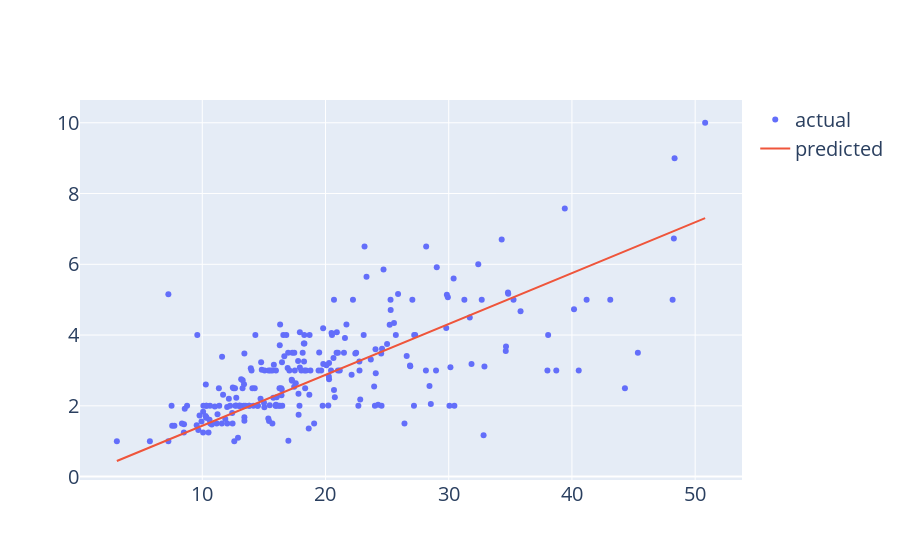

The notebook cell saved with this chart:
### Code cell
# summarize how good the model is
import plotly.graph_objects as go
fig = go.Figure()
fig.add_trace(go.Scatter(x=data['total_bill'], y = data['tip'],
                         mode = 'markers', name = 'actual'))
fig.add_trace(go.Scatter(x=data['total_bill'], y = data['prediction'],
                         mode = 'lines', name = 'predicted'))
fig.update_layout(font_size = 20)
# note: overlaying two plots on one pair of axes requires us to use this sort of code

### Figure 1 — Plotly figure (JSON) as saved in the notebook; plotly's stock layout.template omitted (floating-point values rounded to 4 significant figures; data arrays with more than 128 entries replaced by an {"elided": "..."} marker saying what was removed)
{"data": [{"mode": "markers", "name": "actual", "type": "scatter", "x": {"elided": "244 float values"}, "y": {"elided": "244 float values"}}, {"mode": "lines", "name": "predicted", "type": "scatter", "x": {"elided": "244 float values"}, "y": {"elided": "244 float values"}}], "layout": {"autosize": true, "font": {"size": 20}, "xaxis": {"autorange": true, "range": [0.1567, 53.72], "type": "linear"}, "yaxis": {"autorange": true, "range": [-0.1024, 10.77], "type": "linear"}}}
